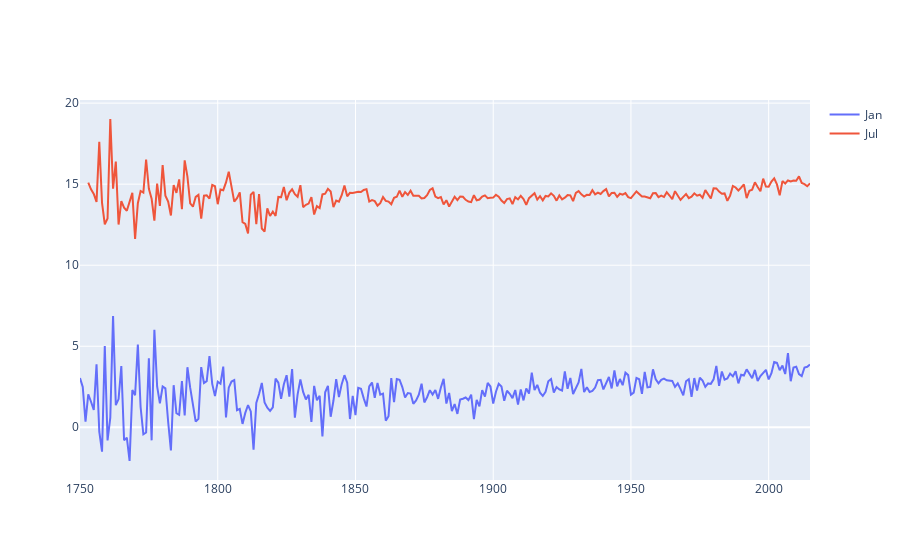

Notebook cell for this chart:
### Code cell
def plot_month(month1,month2):
    a = global_temperatures[global_temperatures['month'] == month1]
    b = global_temperatures[global_temperatures['month'] == month2]
    trace0 = go.Scatter(
    x = a['year'],
    y = a['LandAverageTemperature'],
    mode = 'lines',
    name = dict_month[month1]
    )
    
    trace1 = go.Scatter(
    x = b['year'],
    y = b['LandAverageTemperature'],
    mode = 'lines',
    name = dict_month[month2]
    )
    data = [trace0,trace1]
    py.iplot(data, filename='line-mode')
    
plot_month(1,7)

### Figure 1 — Plotly figure (JSON) as saved in the notebook; plotly's stock layout.template omitted (floating-point values rounded to 4 significant figures; data arrays with more than 128 entries replaced by an {"elided": "..."} marker saying what was removed)
{"data": [{"mode": "lines", "name": "Jan", "type": "scatter", "x": {"elided": "266 int values"}, "y": {"elided": "266 float values"}}, {"mode": "lines", "name": "Jul", "type": "scatter", "x": {"elided": "266 int values"}, "y": {"elided": "266 float values"}}], "layout": {}}
